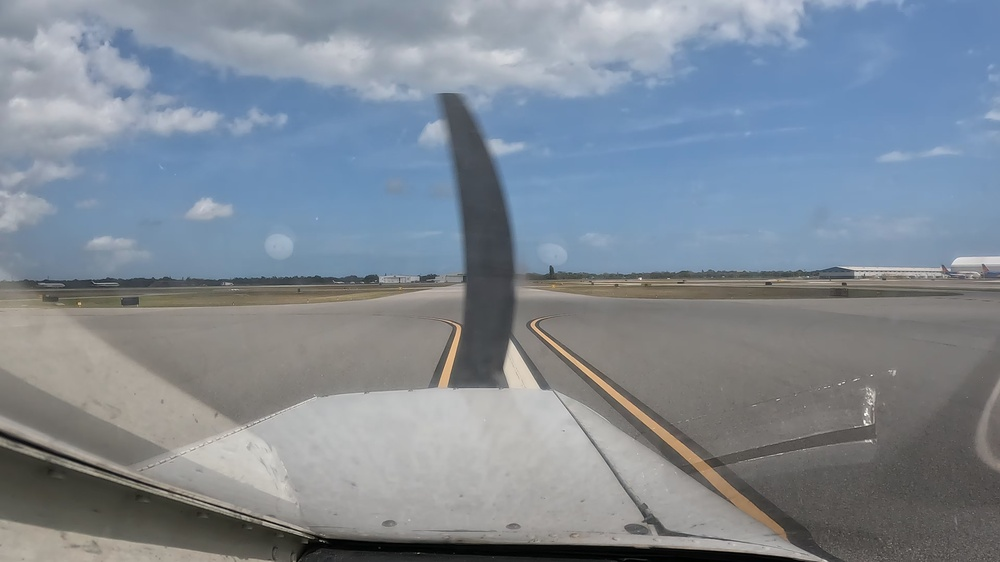
#> input picture vlm_frames/vidd_1.jpg, 1000 x 562 px, shrunk from 3840 x 2160 before the run
$ python -i color.py   (imports and definitions only)
#> lines starting #> are read from the running program, lines starting #| are printed output that depends on the picture
#> further down, picture is the input picture: shape (562, 1000, 3); mean B, G, R 148.8, 137.9, 128
from __future__ import annotations

from pathlib import Path

import cv2
import numpy as np


def normalize_color_features(image: np.ndarray, save_path: str | Path | None = None) -> np.ndarray:
    hsv = cv2.cvtColor(image, cv2.COLOR_BGR2HSV)
#> hsv: shape (562, 1000, 3); mean H, S, V 64.5, 45.4, 153.1
    h, s, v = cv2.split(hsv)
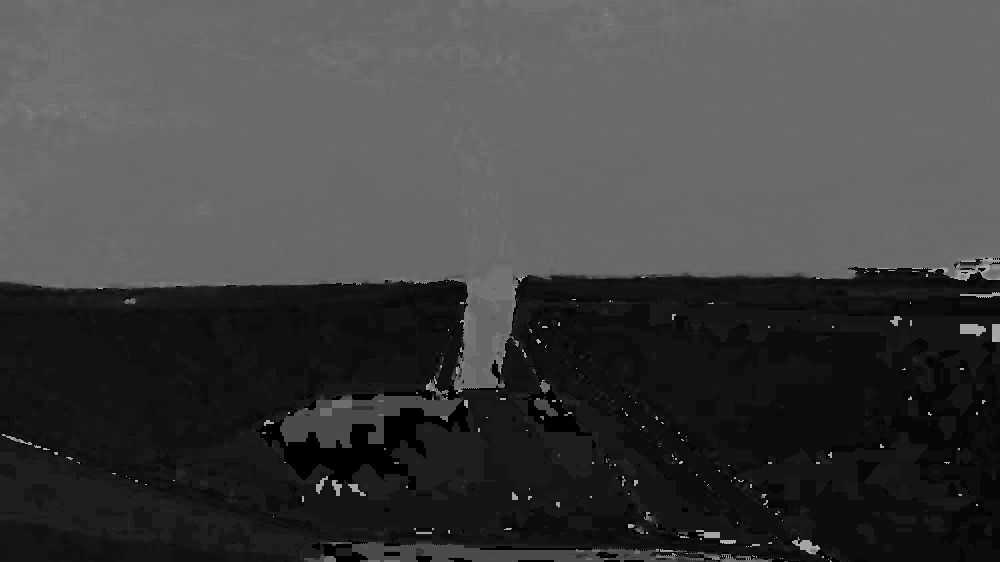
#> h: shape (562, 1000); min 0, max 178, mean 64.5
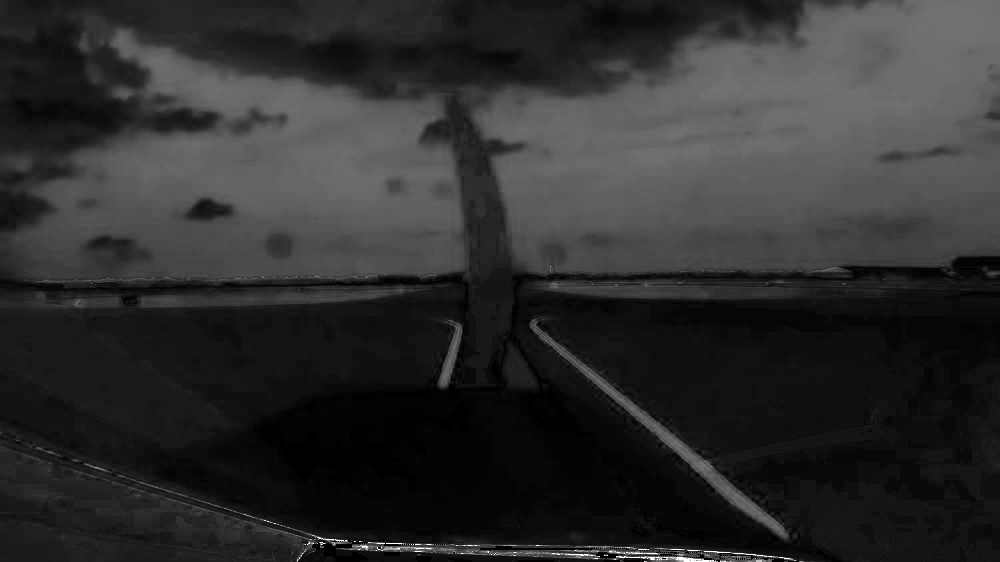
#> s: shape (562, 1000); min 0, max 255, mean 45.4
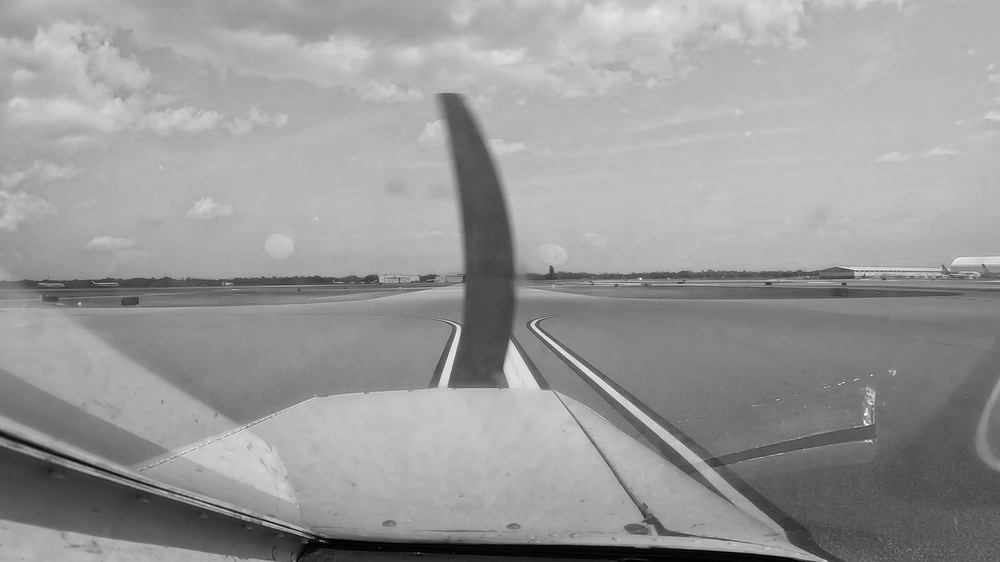
#> v: shape (562, 1000); min 0, max 255, mean 153.1
    h = cv2.normalize(h, None, 0, 255, cv2.NORM_MINMAX)
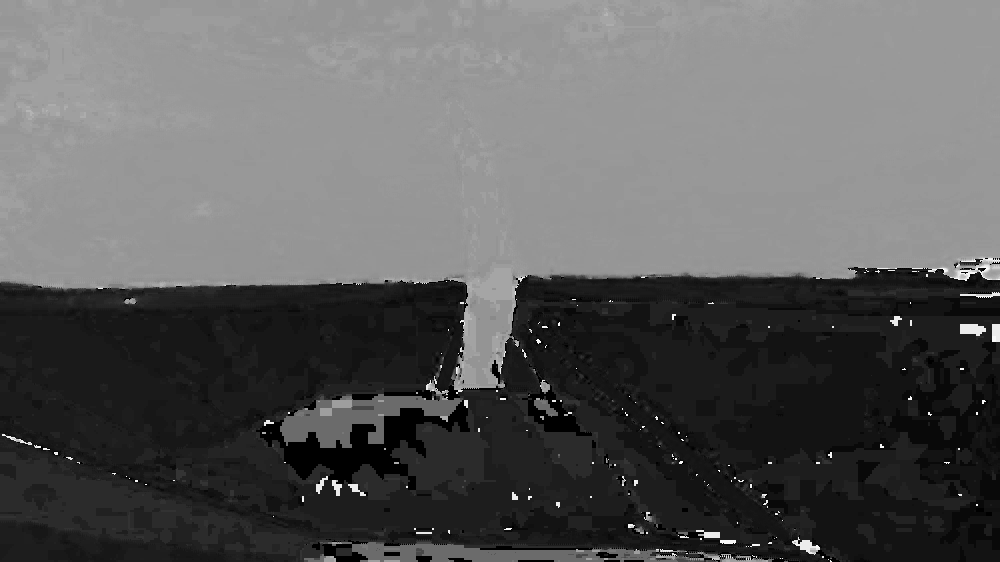
#> h: shape (562, 1000); min 0, max 255, mean 92.4
    s = cv2.normalize(s, None, 0, 255, cv2.NORM_MINMAX)
    v = cv2.normalize(v, None, 0, 255, cv2.NORM_MINMAX)
    color_features = np.stack((h, s, v), axis=-1)
#> color_features: shape (562, 1000, 3); mean H, S, V 92.4, 45.4, 153.1

    if save_path is not None:
        cv2.imwrite(str(save_path), color_features)

    return color_features

>>> import cv2
>>> picture = cv2.imread('../vlm_frames/vidd_1.jpg')
>>> result = normalize_color_features(picture)

$ run again, on vlm_frames/vidd_2.jpg
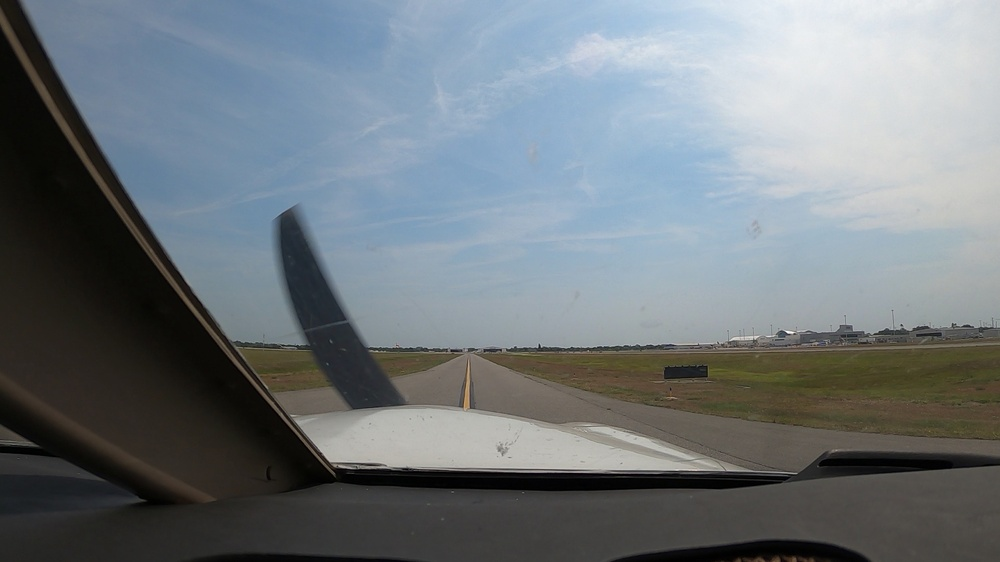
#> input picture vlm_frames/vidd_2.jpg, 1000 x 562 px, shrunk from 1920 x 1080 before the run
#> picture is the input picture: shape (562, 1000, 3); mean B, G, R 125.2, 120.3, 112.5
#> hsv: shape (562, 1000, 3); mean H, S, V 68.1, 49.5, 130
#> in normalize_color_features, `h, s, v = cv2.split(hsv)`:
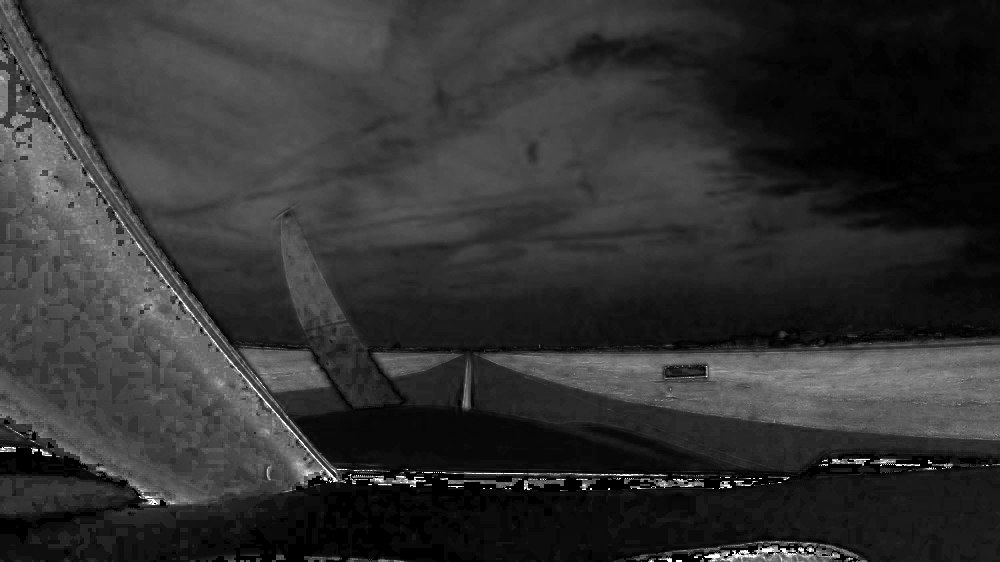
#> s: shape (562, 1000); min 0, max 255, mean 49.5
#> in normalize_color_features, `h = cv2.normalize(h, None, 0, 255, cv2.NORM_MINMAX)`:
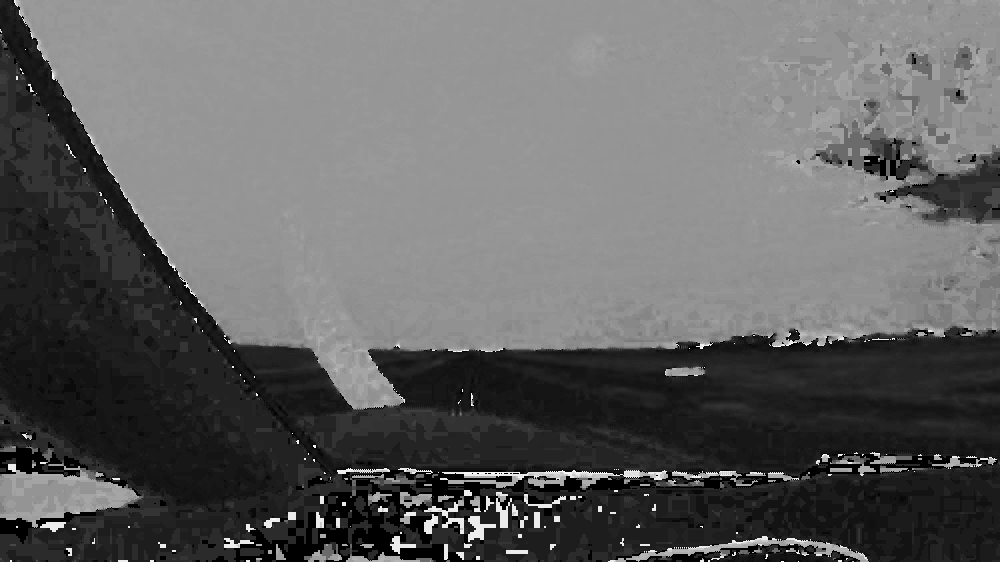
#> h: shape (562, 1000); min 0, max 255, mean 97.6
#> color_features: shape (562, 1000, 3); mean H, S, V 97.6, 49.5, 130

$ run again, on vlm_frames/vidd_3.jpg
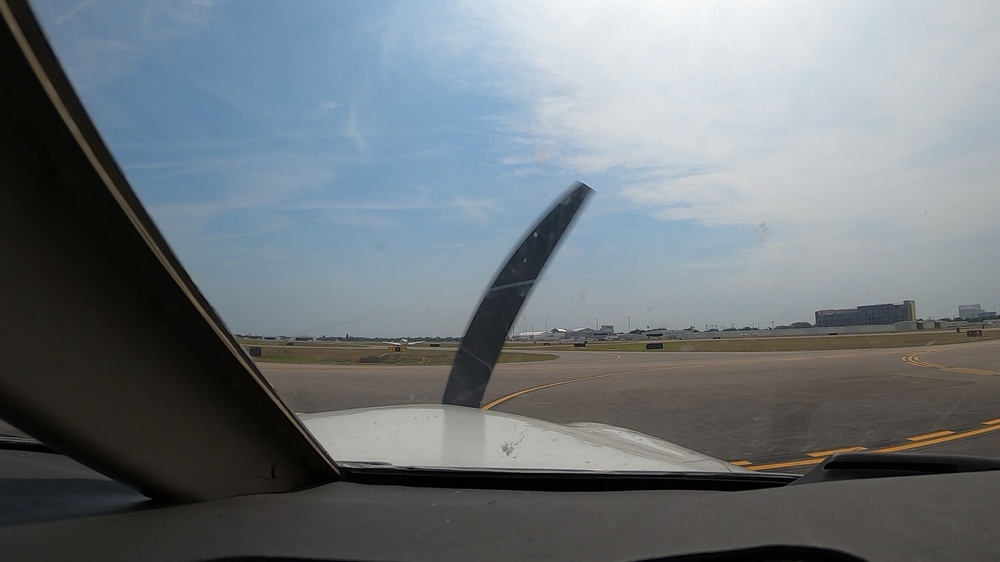
#> input picture vlm_frames/vidd_3.jpg, 1000 x 562 px, shrunk from 1920 x 1080 before the run
#> picture is the input picture: shape (562, 1000, 3); mean B, G, R 123.6, 118.3, 111
#> hsv: shape (562, 1000, 3); mean H, S, V 68.1, 46.1, 127.6
#> in normalize_color_features, `h, s, v = cv2.split(hsv)`:
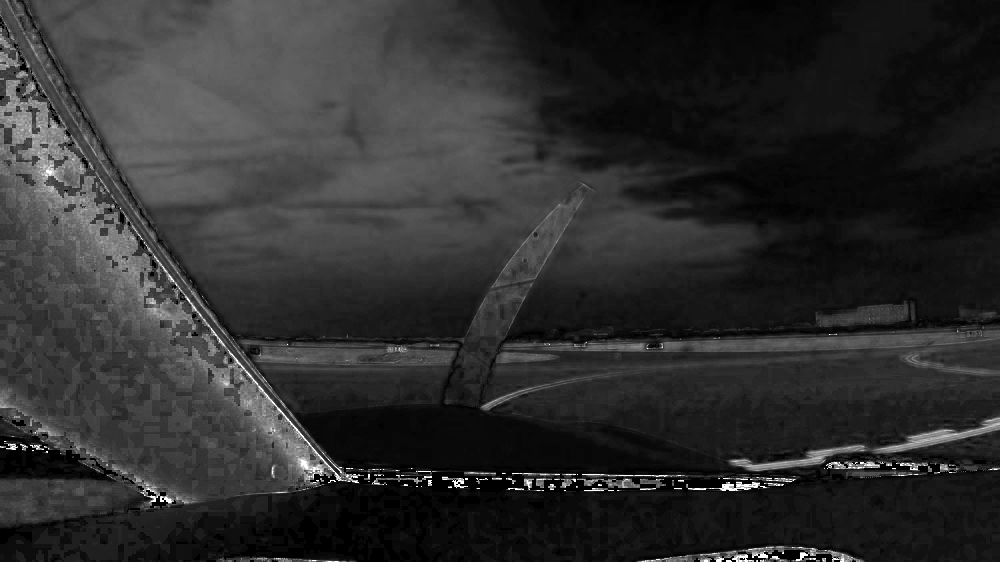
#> s: shape (562, 1000); min 0, max 255, mean 46.1
#> in normalize_color_features, `h = cv2.normalize(h, None, 0, 255, cv2.NORM_MINMAX)`:
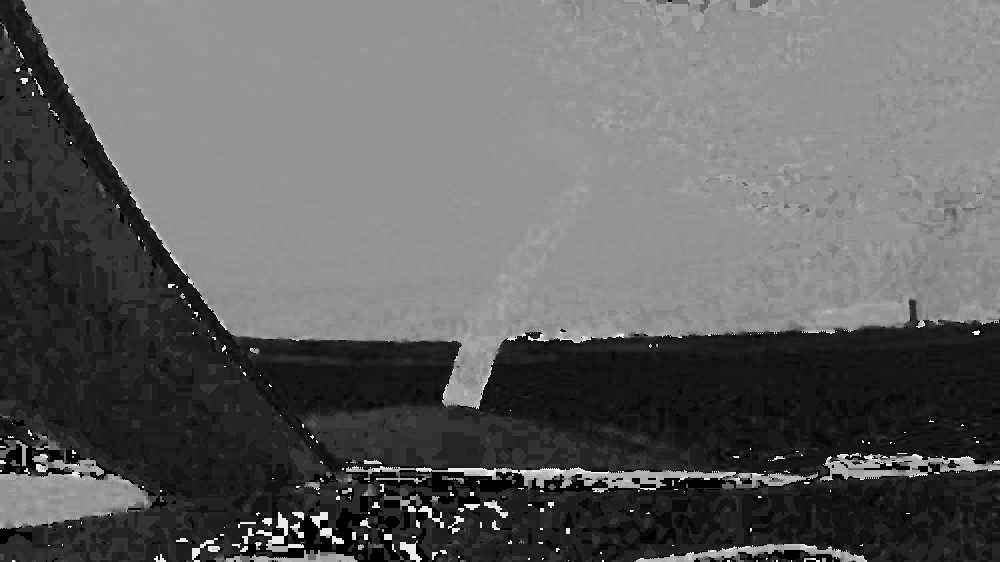
#> h: shape (562, 1000); min 0, max 255, mean 97.5
#> color_features: shape (562, 1000, 3); mean H, S, V 97.5, 46.1, 128.1
